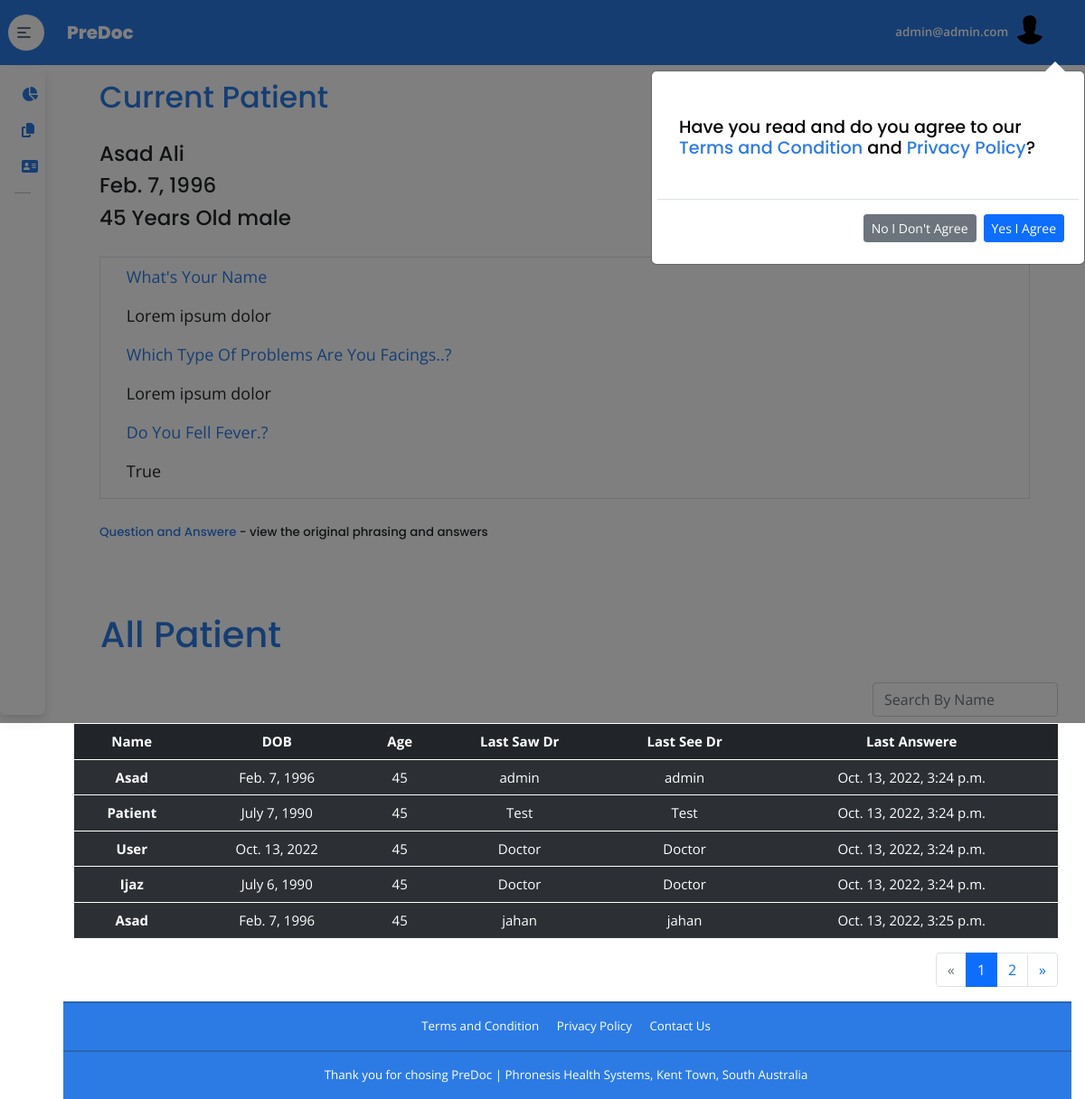
The page /dashboard/ (signed in) on the database as committed earlier.
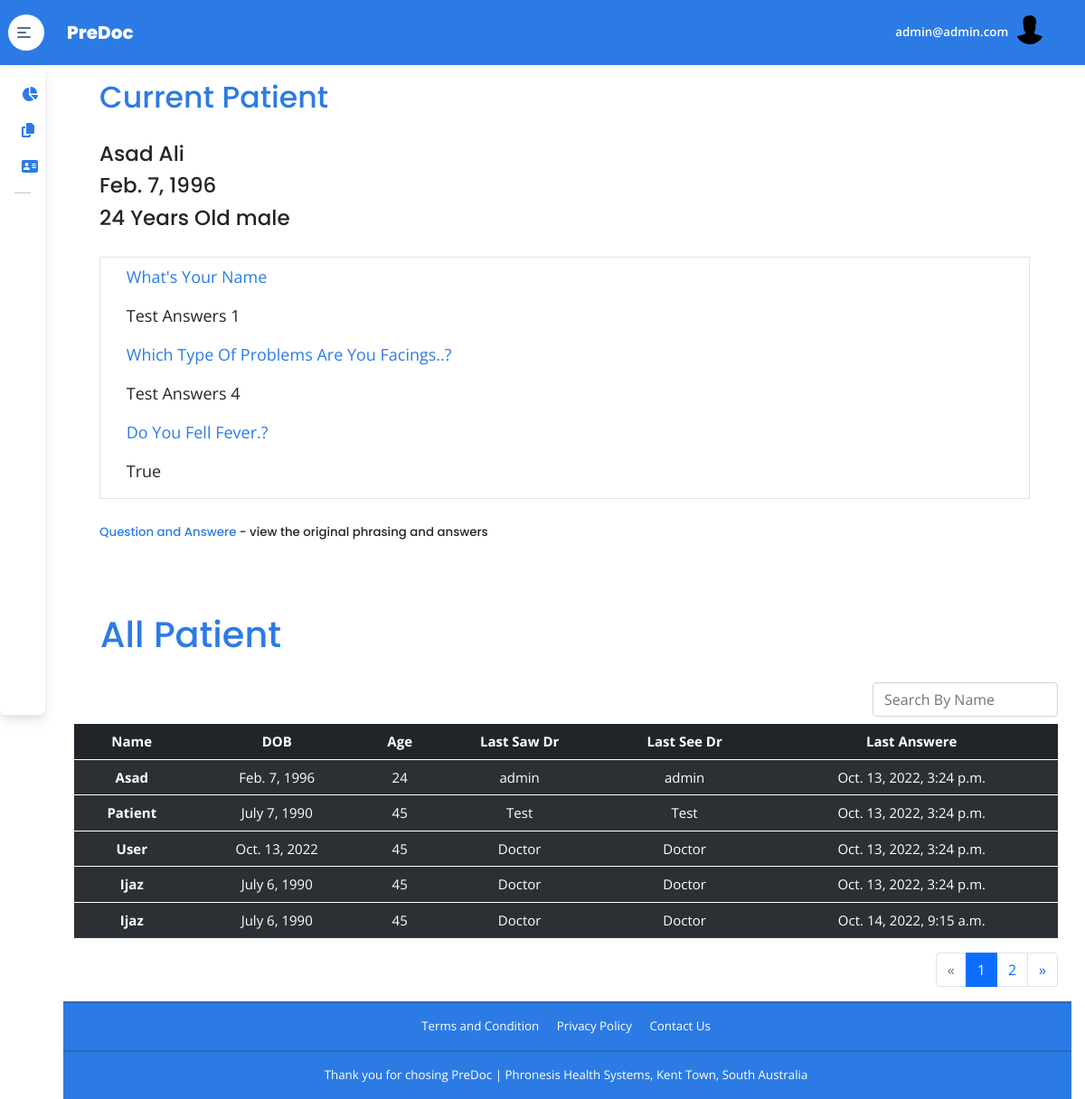
The same page on the database as committed later.
### account/models.py (models this page shows, shortened)
class UserModel(TimeStampMixin, AbstractBaseUser):
    class Meta:
        verbose_name = 'User'
    email = models.EmailField(max_length=255, unique=True)
    username = models.CharField(max_length=255, null=True, blank=True)
    first_name = models.CharField(max_length=255, null=True, blank=True)
    last_name = models.CharField(max_length=255, null=True, blank=True)
    description = models.CharField(max_length=255, null=True, blank=True)
    about = models.TextField()
    location = models.CharField(max_length=255, null=True, blank=True)
    profile_image = models.ImageField(upload_to ='profile_image', null=True, blank=True)
    dob = models.DateField(blank=True,null=True)
    gender = models.CharField(max_length=10,choices=GENDER_CHOICES,null=True,blank=True)
    age = models.IntegerField(blank=True, null=True)
    is_agree = models.BooleanField(default=False)
    is_active = models.BooleanField(default=True)
    is_admin = models.BooleanField(default=False)
    is_staff = models.BooleanField(default=False)
    type = models.CharField(max_length=10,choices=UserTypeChoice.choices(), null=False, blank=False, default=UserTypeChoice.DOCTOR.value,)
    USERNAME_FIELD = "email"
    REQUIRED_FIELDS = []
    objects = CustomUserManger()

### appoinments/models.py (models this page shows)
class Appoinment(models.Model):
    date = models.DateTimeField(auto_now_add=True, blank=True)
    patient = models.ForeignKey(UserModel,on_delete=models.CASCADE,related_name='patient')
    doctor = models.ForeignKey(UserModel,on_delete=models.CASCADE,related_name='doctor')
    qs = models.OneToOneField(Questionire,on_delete=models.CASCADE,null=True,blank=True)

### appoinments/views.py (the view, shortened to what this page needs)
# urls.py: path('dashboard/', DashBoardPageView.as_view(),name='dashboard'),
class DashBoardPageView(LoginRequiredMixin, View):
    def get(self, request, *args, **kwargs):
        obj = Appoinment.objects.first()
        refactored_payload = zip(obj.qs.syptoms['form_response']['definition']['fields'],obj.qs.syptoms['form_response']['answers'])
        appoinments = Appoinment.objects.all()
        paginator  = Paginator(appoinments,5)
        page       = request.GET.get('page')
        try:
            cr_page = paginator.get_page(page)
        except PageNotAnInteger:
            cr_page = paginator.page(1)
        except EmptyPage:
            cr_page = paginator.page(paginator.num_pages)
        context={
            "title":"Dashboard",
            "appoinments":appoinments,
            'pages':cr_page,
            "obj":obj,
            "refactored_payload":refactored_payload,
        }
        return render(request,'dashboard.html', context)

### templates/dashboard.html (shortened to what this page needs)
{% extends 'base.html' %}
{% load static %}
{% block content %}
<main class="main" id="top">
  <div class="container">
          {% if request.user.is_agree %}
          {% else %}
          <div class="modal  arrow-top fade right" id="myModal" tabindex="-1" role="dialog" aria-labelledby="exampleModalLabel" aria-hidden="true">
            <div class="modal-dialog left-modal" role="document">
              <div class="modal-content chat" >
                <div class="modal-body">
                  <h5 class="my-4 mx-2">Have you read and do you agree to our <a href="{% url 'terms_condition' %}">Terms and Condition</a> and <a href="{% url 'privacy_policy' %}">Privacy Policy</a>?</h5>
                </div>
                <div class="modal-footer">
                  <a href="{% url 'disagree' %}"><button type="button" class="btn btn-sm btn-secondary" data-dismiss="modal">No I Don't Agree</button></a>
                  <form method="POST">
                    <button type="submit" class="btn btn-sm btn-primary" name="is_agree">Yes I Agree</button>
                  </form>
                </div>
              </div>
            </div>
          </div>
          {% endif %}
          {% if obj %}
            <div class="container" id="current_div" style="display:block ;">
              <div class="modal-body">
                <div class=" text-heading">
                  <h2 class="text-heading">Current Patient</h2>
                  <h4 class=" mt-4 text-dark text-capitalize">{{ obj.patient.first_name }} {{ obj.patient.last_name }}</h4>
                  <h4 class="text-dark"> {{ obj.patient.dob }}</h4>
                  <h4 class="text-dark">{{ obj.patient.age }} Years Old {{obj.patient.gender}}</h4>
                </div>
                <div class="mt-4 ">
                  <div class="col col-lg-12 ">
                    <div class="border overflow-auto user-inner-text" style="height:40%">
                      <div class="mx-4 mt-2">
                        {% for item1, item2 in refactored_payload  %}
                        <p class="text-capitalize text-heading" style="font-size:18px ;">{{item1.title}}</p>
                          <p style="font-size:18px ;">{% if item2.text %}
                          {{item2.text}}
                          {% else %}
                          {{item2.boolean}}
                          {% endif %}
                          </p>
                        {% endfor   %}
                      </div>
                    </div>
                    <div class="mt-4">
                      <p class="h6">
                        <a href="https://lr9lkx57kim.typeform.com/predoc">Question and Answere</a> -
                            view the original phrasing and answers
                      </p>
                    </div>
                  </div>
                </div>
              </div>
            </div>
          {% endif %}
          <div class="condition_base_data">
            {% if appoinments %}
            <div class="">
              <h1 class="m-4 pt-4 h1 text-heading"> All Patient </h1>
              <div class="d-flex justify-content-end my-2">
                <span class="counter pull-right"></span>
                <div class="">
                    <input type="text" id="myInput" class="search form-control"  placeholder="Search By Name">
                  </div>
              </div>
              <div class="table-responsive-sm table-responsive-md  table-responsive-lg  custom_table" >
                <table class="table table-striped results table-dark table-hover"  id="myTable"  >
                      <thead >
                        <tr class="text-center text-headisng font-weight-bold">
                          <th scope="col">Name</th>
                          <th scope="col">DOB</th>
                          <th scope="col">Age</th>
                          <th scope="col">Last Saw Dr</th>
                          <th scope="col">Last See Dr</th>
                          <th scope="col">Last Answere</th>
                        </tr>
                      </thead>
                      {% for appoinment in pages %}
                      <tbody>
                        <tr class="text-center text-heading show_div">
                          <th scope="row" onclick="loadingPage()" id="get_ajax_request" class="cursor-pointer text-capitalize button_show_div" data-target="#id-{{appoinment.id}}">
                            {{ appoinment.patient.first_name }}
                          </th>
                          <td>{{appoinment.patient.dob}}</td>
                          <td>{{appoinment.patient.age}}</td>
                          <td>{{appoinment.doctor.first_name}}</td>
                          <td>{{appoinment.doctor.first_name}}</td>
                          <td>{{appoinment.date}} </td>
                        </tr>
                      </tbody>
                      {% endfor %}
                </table>
              </div>
            </div>
            {% if pages.has_other_pages %}
            <div class="d-flex justify-content-end">
            <nav aria-label="Page navigation example">
              <ul class="pagination">
                {% if pages.has_previous %}
                <li class="page-item">
                  <a class="page-link" href="?page={{ pages.previous_page_number }}" aria-label="Previous">
                    <span aria-hidden="true">&laquo;</span>
                    <span class="sr-only">Previous</span>
                  </a>
                </li>
                {% else %}
                <li class="page-item disabled">
                <a class="page-link" href="{{ request.path }}" aria-label="Previous">&laquo;</a>
                </li>
                {% endif %}
              {% for page_number in pages.paginator.get_elided_page_range %}
                  {% if page_number == pages.paginator.ELLIPSIS %}
                      {{page_number}}
                  {% else %}
                  <li class="page-item {% if page_number == pages.number %} active {% endif %}"><a class="page-link" href="?page={{ page_number }}" class="current">
                        {{page_number}}
                      </a>
                    </li>
                  {% endif %}
              {% endfor %}
                {% if pages.has_next %}
                <li class="page-item">
                  <a class="page-link" href="?page={{ pages.next_page_number }}" aria-label="Next">
                    <span aria-hidden="true">&raquo;</span>
                  </a>
                </li>
                {% else %}
                <li class="page-item disabled"><a class="page-link disabled" href="{{ request.path }}" aria-label="Next">&raquo;</a>
                </li>
                {% endif %}
              </ul>
            </nav>
          </div>
            {% endif %}
            {% endif %}
          </div>
      </div>
    </main>
    {% include 'seconed_fotter.html' %}
{% endblock content %}

### templates/base.html (shortened to what this page needs)
{% load static %}
<!DOCTYPE html>
<html lang="en-US" dir="ltr" class="navbar-vertical-collapsed">
    <head>
        <link href="{% static 'assets/css/bootstrap.min.css' %}" rel="stylesheet">
        <link href="{% static 'assets/css/root.css' %}" rel="stylesheet">
        <link href="{% static 'assets/css/theme.css' %}" rel="stylesheet">
        <link href="{% static 'assets/css/dashboard.css' %}" rel="stylesheet">
      </head>
<body>
  <div class="container-fluid" data-layout="container-fluid" style="padding-left:0px ;">
    {% block sidebar %}
      {% include 'layout/side_nav.html' %}
    {% endblock sidebar %}
    <div class="content">
      {% block header %}
        {% include 'layout/header.html' %}
      {% endblock header %}
    {% block content %}
    {% endblock content %}
    </div>
  </div>
</body>
</html>

### templates/layout/side_nav.html (shortened to what this page needs)
{% load static %}
{% block sidebar %}
<nav class="navbar navbar-vertical navbar-expand-xl navbar-light navbar-card">
    <div class="d-flex accounts-card-bg align-items-center top-bottom-equal">
      <div class="toggle-icon-wrapper ml-1">
        <button class="btn bg-white navbar-toggler-humburger-icon navbar-vertical-toggle"  data-placement="left">
          <span class="text-white navbar-toggle-icon">
            <span class="text-white toggle-line"></span>
          </span>
        </button>
      </div>
      <a class="navbar-brand" href="{% url 'landing' %}">
        <div class="d-flex text-center align-items-center py-3">
            <span class="text-white text-sans-serif">PreDoc</span>
        </div>
      </a>
    </div>
    <div class="collapse mt-1 navbar-collapse" id="navbarVerticalCollapse">
      <div class="navbar-vertical-content perfect-scrollbar scrollbar">
        <ul class="navbar-nav flex-column">
            <li class="nav-item"><a class="nav-link" href="{% url 'dashboard' %}">
                <div class="d-flex text-heading align-items-center"><span class="nav-link-icon"><span class="fas fa-chart-pie"></span></span></span><span class="nav-link-text"> Home</span>
                </div>
              </a>
          </li>
          <li class="nav-item">
            <a class="nav-link dropdown-indicator" href="#pages" data-toggle="collapse" role="button" aria-expanded="false" aria-controls="pages">
              <div class="d-flex text-heading align-items-center"><span class="nav-link-icon"><span class="fas fa-copy"></span></span><span class="nav-link-text">Start Here</span>
              </div>
            </a>
          </li>
          <li class="nav-item">
            <a class="nav-link dropdown-indicator" href="#about" data-toggle="collapse" role="button" aria-expanded="false" aria-controls="pages">
              <div class="d-flex text-heading align-items-center"><span class="nav-link-icon"><span class="fa fa-address-card"></span></span><span class="nav-link-text">About</span>
              </div>
            </a>
          </li>
        </ul>
        <div class="navbar-vertical-divider">
          <hr class="navbar-vertical-hr my-2" />
        </div>
      </div>
    </div>
  </nav>
  {% endblock sidebar %}

### templates/layout/header.html (shortened to what this page needs)
{% load static %}
{% block header %}
<nav class="navbar ndavbar-glsass accounts-card-bg custom-height-nav navbar-top sticky-kit px-4 navbar-expand">
    <ul class="navbar-nav navbar-nav-icons ml-auto flex-row align-items-center">
      <li class="nav-item"> <span class="text-white">{{request.user.email}}</span></li>
      <li class="nav-item mr-3 dropdown dropdown-on-click"><a class="nav-link pr-0" id="navbarDropdownUser" href="#" role="button" data-toggle="dropdown" aria-haspopup="true" aria-expanded="false">
          <div class="avatar avatar-xl">
            <img class="rounded-circle"
            {% if request.user.profile_image %}
             src="{{ request.user.profile_image.url }}"
             {% else %}
             src="{% static 'assets/img/icons/avatar.svg' %}"
              {% endif %}
             alt="" />
          </div>
        </a>
      </li>
    </ul>
  </nav>
  {% endblock header %}

### templates/seconed_fotter.html
{% load static %}
<section class="fotter-bg-color py-0">
    <div>
      <hr class="my-0 border-600 opacity-25" />
      <div class="container py-3">
        <div class="row justify-content-center fs--1">
          <div class="col-12 col-sm-auto text-center">
                <a class="mx-2 text-white" style="text-decoration: none;" href="{% url 'terms_condition' %}">Terms and Condition</a>
                <a class="mx-2 text-white" style="text-decoration: none;" href="{% url 'privacy_policy' %}"> Privacy Policy </a>
                <a class="mx-2 text-white" style="text-decoration: none;" href="{% url 'contactus' %}"> Contact Us </a>
          </div>
        </div>
      </div>
    </div>
  </section>
  <section class="fotter-bg-color py-0">
    <div>
      <hr class="my-0 border-600 opacity-25" />
      <div class="container py-3">
        <div class="row justify-content-center fs--1">
          <div class="col-12 col-sm-auto text-center">
            <p class="mb-0 text-700 text-white">Thank you for chosing PreDoc
              <span class="d-none d-sm-inline-block">| </span>
                <br class="d-sm-none" />Phronesis Health Systems, Kent Town, South Australia</p>
          </div>
        </div>
      </div>
    </div>
  </section>

### static/assets/css/root.css (style rules this page uses)
:root { --accounts-card-bg :#2c7be5; --fotter-bg-color:#2c7be5; --main-bg-gradient:white ; --heading-all-color : #2C7BE5; --anchor-tags-color: #2c7be5; }
body { background-color: var(--main-bg-gradient); background-repeat:no-repeat ; }
a { color: var(--anchor-tags-color); text-decoration: none; }
.text-heading { color: var(--heading-all-color); }
.accounts-card-bg { background-color: var(--accounts-card-bg); }
.fotter-bg-color { background-color: var(--fotter-bg-color); }

### static/assets/css/dashboard.css (style rules this page uses)
.user-inner-text { height: 20%; }
.counter { padding:8px; color:#ccc; }
.custom_table { font-size: 15px; height: 80%; overflow-y: scroll; }

Rows that differ between the two databases and show on the page:
removed Appoinment: patient.first_name "Asad", patient.dob "Feb. 7, 1996", patient.age "45", doctor.first_name "jahan", date "Oct. 13, 2022, 3:25 p.m."
changed UserModel "admin@admin.com": is_agree False → True (drawn)
changed Appoinment "Asad": patient.age "45" → "24"
added Appoinment: patient.first_name "Ijaz", patient.dob "July 6, 1990", patient.age "45", doctor.first_name "Doctor", date "Oct. 14, 2022, 9:15 a.m."
Other text that changed with them:
new list line: "What's Your Name Test Answers 1"
new list line: "Which Type Of Problems Are You Facings..? Test Answers 4"
text no longer shown: "Have you read and do you agree to our Terms and Condition and Privacy Policy ? No I Don't Agree Yes I Agree"
list line gone: "What's Your Name Lorem ipsum dolor"
list line gone: "Which Type Of Problems Are You Facings..? Lorem ipsum dolor"
